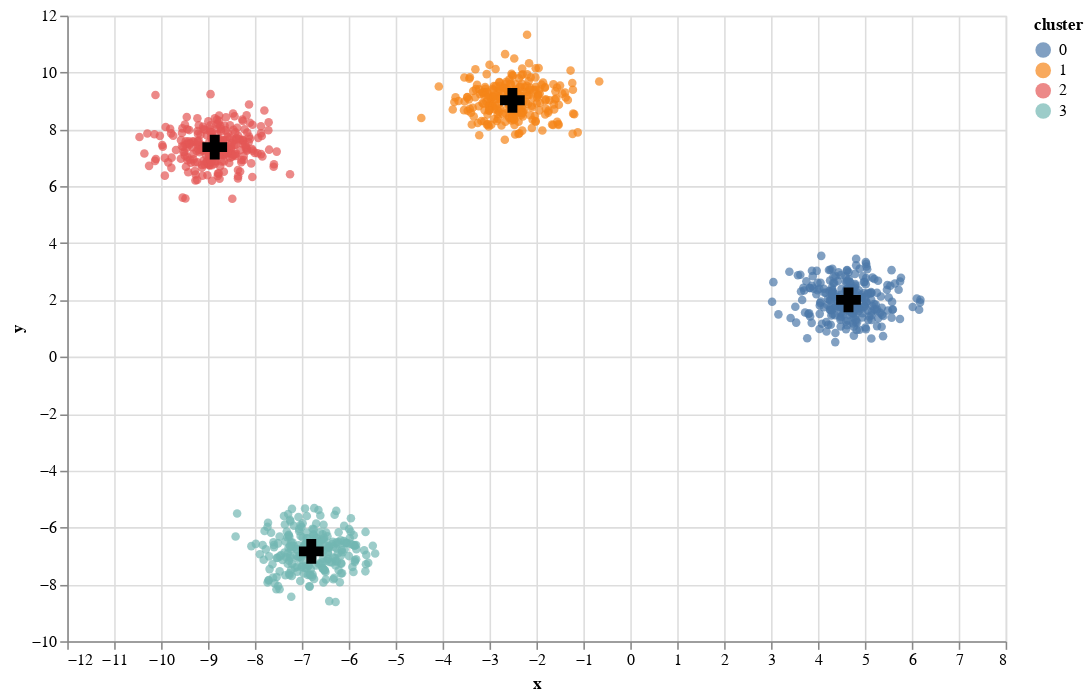

Source (notebook cell):
### Code cell
blobs["cluster"] = clusters
centroids_df = pd.DataFrame(centroids, columns=["x", "y"])

blobs_points = alt.Chart(blobs).mark_circle().encode(
    x="x",
    y="y",
    color="cluster:N"
).properties(
    width=600,
    height=400
)

blobs_centroids = alt.Chart(centroids_df).mark_point(size=250, fill="black", filled=True, fillOpacity=1, shape="cross").encode(
    x="x",
    y="y",
).properties(
    width=600,
    height=400
)

blobs_points + blobs_centroids

### Figure 1 — Vega-Lite specification as saved in the notebook (floating-point values rounded to 4 significant figures; data arrays with more than 128 entries replaced by an {"elided": "..."} marker saying what was removed)
{"$schema": "https://vega.github.io/schema/vega-lite/v3.4.0.json", "config": {"background": "white", "mark": {"tooltip": null}, "view": {"height": 300, "width": 400}}, "datasets": {"data-62bbec002f40d3a957d5cc48b23b0325": {"elided": "1000 records"}, "data-fbbbda8b25262c44377c95c72e018192": [{"x": 4.651, "y": 2.005}, {"x": -2.513, "y": 9.023}, {"x": -8.857, "y": 7.376}, {"x": -6.799, "y": -6.84}]}, "layer": [{"data": {"name": "data-62bbec002f40d3a957d5cc48b23b0325"}, "encoding": {"color": {"field": "cluster", "type": "nominal"}, "x": {"field": "x", "type": "quantitative"}, "y": {"field": "y", "type": "quantitative"}}, "height": 400, "mark": "circle", "width": 600}, {"data": {"name": "data-fbbbda8b25262c44377c95c72e018192"}, "encoding": {"x": {"field": "x", "type": "quantitative"}, "y": {"field": "y", "type": "quantitative"}}, "height": 400, "mark": {"fill": "black", "fillOpacity": 1, "filled": true, "shape": "cross", "size": 250, "type": "point"}, "width": 600}]}
